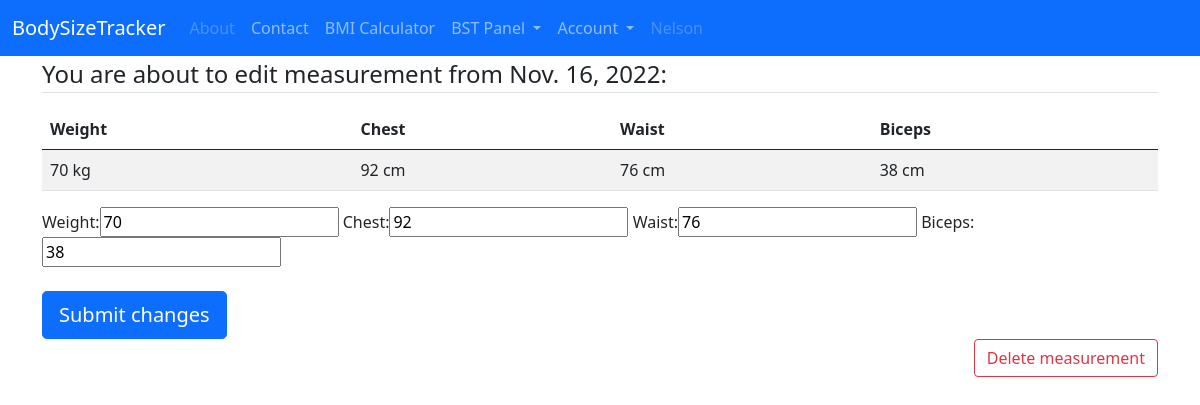
The app's page /bst/Nelson/2022-11-16/edit (signed in) with its own data.
### bst/models.py (models this page shows)
class Measurement(models.Model):
    user = models.ForeignKey(User, on_delete=models.CASCADE, unique_for_date=True)
    date = models.DateField(default=datetime.date.today)
    weight = models.IntegerField(blank=True, null=True, validators=[MinValueValidator(1)])
    chest = models.IntegerField(blank=True, null=True, validators=[MinValueValidator(1)])
    waist = models.IntegerField(blank=True, null=True, validators=[MinValueValidator(1)])
    biceps = models.IntegerField(blank=True, null=True, validators=[MinValueValidator(1)])
    class Meta:
        ordering = ('date',)
        constraints = [
            models.UniqueConstraint(fields=['user', 'date'], name='unique day')
        ]
    objects = models.Manager()

### bst/views.py (the view, shortened to what this page needs)
# urls.py: path('<username>/<slug:slug>/edit', MeasureEditView.as_view(), name='measure-edit'),
class MeasureEditView(LoginRequiredMixin, UserPassesTestMixin, SuccessMessageMixin, UpdateView):
    model = Measurement
    slug_field = 'date'
    fields = ['weight', 'chest', 'waist', 'biceps']
    success_message = "Day %(date)s edited."
    def get(self, request, *args, **kwargs):
        if kwargs['username'] != self.request.user.username:
            return redirect('measure-edit', self.request.user.username, kwargs['slug'])
        self.object = self.get_object()
        return super().get(request, *args, **kwargs)
    def get_queryset(self):
        return Measurement.objects.filter(user=self.request.user)
    def test_func(self):
        measure = self.get_object()
        if self.request.user == measure.user:
            return True
        return False

### bst/templates/bst/measurement_form.html (shortened to what this page needs)
{% extends "bst/base.html" %}
{% load crispy_forms_tags %}
{% block content %}
{% if object %}
    <legend class="border-bottom">You are about to edit measurement from {{ object.date }}:</legend>
    <table class="table table-striped">
      <thead>
        <tr>
          <th scope="col">Weight</th>
          <th scope="col">Chest</th>
          <th scope="col">Waist</th>
          <th scope="col">Biceps</th>
        </tr>
      </thead>
      <tbody>
        <tr>
          <td>{{ object.weight }} kg</td>
          <td>{{ object.chest }} cm</td>
          <td>{{ object.waist }} cm</td>
          <td>{{ object.biceps }} cm</td>
        </tr>
      </tbody>
    </table>
{% endif %}
<div class="content-section">
    <form method="POST">
        <fieldset class="form-group">
            {% if object %}
                {{ form }}
            {% else %}
            <legend class="border-bottom">Adding new measurement</legend>
                {{ form|crispy }}
            {% endif %}
        </fieldset>
        <div class="form-group ">
            {% if object %}
                <br>
                <button class="btn btn-primary btn-lg" type="submit">Submit changes</button>
                <div class="d-grid gap-2 d-md-flex justify-content-md-end">
                    <a class="btn btn-outline-danger " href="{% url 'measure-delete' object.user object.date %}" role="button">Delete measurement</a>
                </div>
            {% else %}
                <button class="btn btn-primary btn-lg mt-4" type="submit">Add measurement</button>
            <a class="btn btn-outline-secondary mt-4 " href="{% url 'dashboard-all' user %}" role="button">Back</a>
            {% endif %}
        </div>
    </form>
</div>
{% endblock content %}

### bst/templates/bst/base.html (shortened to what this page needs)
{% load static %}
<!doctype html>
<html lang="en">
    <head>
        <link href="https://cdn.jsdelivr.net/npm/bootstrap@5.0.0-beta3/dist/css/bootstrap.min.css" rel="stylesheet">
    </head>
    <body>
        <header class="site-header">
        <nav class="navbar navbar-expand-lg navbar-dark bg-primary">
            <div class="container-fluid">
                <a class="navbar-brand" href="{% url 'home' %}">BodySizeTracker</a>
                <div class="collapse navbar-collapse" id="navbarNavDropdown">
                    <ul class="navbar-nav">
                        <li class="nav-item">
                          <a class="nav-link disabled" href="#">About</a>
                        </li>
                        <li class="nav-item">
                          <a class="nav-link" href="{% url "contact" %}">Contact</a>
                        </li>
                        <li class="nav-item">
                          <a class="nav-link" href="{% url 'bmi' %}">BMI Calculator</a>
                        </li>
                        <li class="nav-item dropdown ">
                          <a class="nav-link dropdown-toggle {% if not user.is_authenticated %}disabled{% endif %}" href="#" id="navbarDropdown" role="button" data-bs-toggle="dropdown" aria-expanded="false">
                              BST Panel
                          </a>
                        </li>
                        {% if user.is_authenticated %}
                        <li class="nav-item dropdown">
                           <a class="nav-link dropdown-toggle" href="#" id="navbarDropdownMenuLink" role="button" data-bs-toggle="dropdown" aria-expanded="false">
                               Account
                           </a>
                        </li>
                        <li class="nav-item">
                          <a class="nav-link disabled" href="#">{{  user }}</a>
                        </li>
                        {% endif %}
                     </ul>
                </div>
             </div>
        </nav>
        </header>
        <main class="container">
            <div>
            {% block content %} {% endblock %}
            </div>
        </main>
    </body>
</html>

### records on screen
Measurement: date "Nov. 16, 2022", weight "70", chest "92", waist "76", biceps "38"

### other values on screen
{{ user }} "Nelson"
